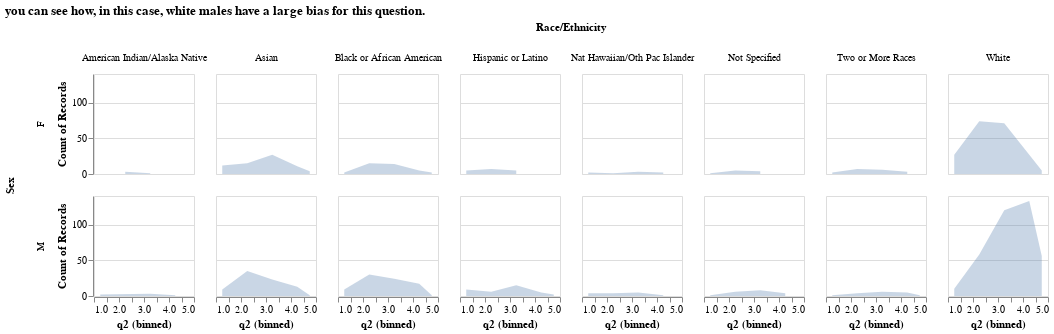

The code cell stored with this chart in its notebook:
### Code cell
bias_compare = (
    sample_chart.mark_area(opacity=0.3)
    .encode(alt.X("q2:Q", bin=True), row="Sex", column="Race/Ethnicity")
    .properties(
        width=100,
        height=100,
        title="you can see how, in this case, white males have a large bias for this question.",
    )
)

bias_compare

### Figure 1 — Vega-Lite specification as saved in the notebook (floating-point values rounded to 4 significant figures; data arrays with more than 128 entries replaced by an {"elided": "..."} marker saying what was removed)
{"config": {"view": {"continuousWidth": 400, "continuousHeight": 300}}, "data": {"name": "data-b46b64fbe48c44e9e17673045e1409db"}, "mark": {"type": "area", "opacity": 0.3}, "encoding": {"column": {"type": "nominal", "field": "Race/Ethnicity"}, "row": {"type": "nominal", "field": "Sex"}, "x": {"type": "quantitative", "bin": true, "field": "q2"}, "y": {"type": "quantitative", "aggregate": "count"}}, "height": 100, "title": "you can see how, in this case, white males have a large bias for this question.", "width": 100, "$schema": "https://vega.github.io/schema/vega-lite/v4.0.2.json", "datasets": {"data-b46b64fbe48c44e9e17673045e1409db": {"elided": "1000 records"}}}
